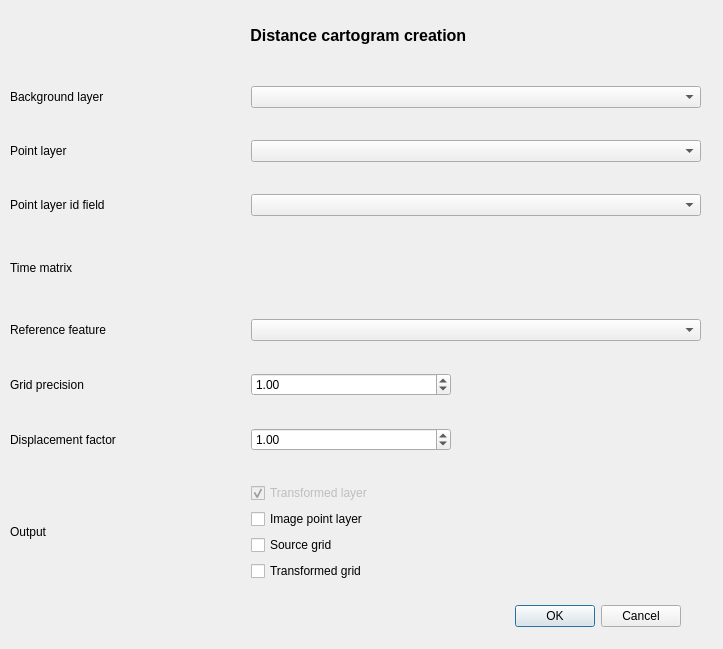
<?xml version="1.0" encoding="UTF-8"?>
<ui version="4.0">
 <class>DistCartogramDialogBase</class>
 <widget class="QDialog" name="DistCartogramDialogBase">
  <property name="geometry">
   <rect>
    <x>0</x>
    <y>0</y>
    <width>723</width>
    <height>649</height>
   </rect>
  </property>
  <property name="windowTitle">
   <string>DistCartogram</string>
  </property>
  <widget class="QDialogButtonBox" name="button_box">
   <property name="geometry">
    <rect>
     <x>430</x>
     <y>600</y>
     <width>251</width>
     <height>32</height>
    </rect>
   </property>
   <property name="orientation">
    <enum>Qt::Horizontal</enum>
   </property>
   <property name="standardButtons">
    <set>QDialogButtonBox::Cancel|QDialogButtonBox::Ok</set>
   </property>
  </widget>
  <widget class="QLabel" name="label_5">
   <property name="geometry">
    <rect>
     <x>10</x>
     <y>20</y>
     <width>701</width>
     <height>31</height>
    </rect>
   </property>
   <property name="text">
    <string>&lt;html&gt;&lt;head/&gt;&lt;body&gt;&lt;p align=&quot;center&quot;&gt;&lt;span style=&quot; font-size:12pt; font-weight:600;&quot;&gt;Distance cartogram creation &lt;/span&gt;&lt;/p&gt;&lt;/body&gt;&lt;/html&gt;</string>
   </property>
  </widget>
  <widget class="QWidget" name="gridLayoutWidget">
   <property name="geometry">
    <rect>
     <x>10</x>
     <y>60</y>
     <width>691</width>
     <height>551</height>
    </rect>
   </property>
   <layout class="QGridLayout" name="gridLayout">
    <item row="1" column="1">
     <widget class="QgsMapLayerComboBox" name="pointLayerComboBox">
      <property name="minimumSize">
       <size>
        <width>450</width>
        <height>0</height>
       </size>
      </property>
     </widget>
    </item>
    <item row="5" column="1">
     <widget class="QDoubleSpinBox" name="doubleSpinBox">
      <property name="minimumSize">
       <size>
        <width>100</width>
        <height>0</height>
       </size>
      </property>
      <property name="maximumSize">
       <size>
        <width>200</width>
        <height>16777215</height>
       </size>
      </property>
      <property name="minimum">
       <double>0.800000000000000</double>
      </property>
      <property name="maximum">
       <double>5.000000000000000</double>
      </property>
      <property name="value">
       <double>1.000000000000000</double>
      </property>
     </widget>
    </item>
    <item row="5" column="0">
     <widget class="QLabel" name="label_6">
      <property name="text">
       <string>Grid precision</string>
      </property>
     </widget>
    </item>
    <item row="3" column="1">
     <widget class="QgsFileWidget" name="matrixQgsFileWidget">
      <property name="minimumSize">
       <size>
        <width>450</width>
        <height>0</height>
       </size>
      </property>
      <property name="maximumSize">
       <size>
        <width>16777215</width>
        <height>39</height>
       </size>
      </property>
     </widget>
    </item>
    <item row="1" column="0">
     <widget class="QLabel" name="label_2">
      <property name="text">
       <string>Point layer</string>
      </property>
     </widget>
    </item>
    <item row="6" column="0">
     <widget class="QLabel" name="label_7">
      <property name="text">
       <string>Displacement factor</string>
      </property>
     </widget>
    </item>
    <item row="3" column="0">
     <widget class="QLabel" name="label_3">
      <property name="text">
       <string>Time matrix</string>
      </property>
     </widget>
    </item>
    <item row="2" column="1">
     <widget class="QgsFieldComboBox" name="mFieldComboBox"/>
    </item>
    <item row="2" column="0">
     <widget class="QLabel" name="label_8">
      <property name="text">
       <string>Point layer id field</string>
      </property>
     </widget>
    </item>
    <item row="0" column="1">
     <widget class="QgsMapLayerComboBox" name="backgroundLayerComboBox">
      <property name="minimumSize">
       <size>
        <width>450</width>
        <height>0</height>
       </size>
      </property>
     </widget>
    </item>
    <item row="0" column="0">
     <widget class="QLabel" name="label">
      <property name="text">
       <string>Background layer</string>
      </property>
     </widget>
    </item>
    <item row="4" column="0">
     <widget class="QLabel" name="label_4">
      <property name="text">
       <string>Reference feature</string>
      </property>
     </widget>
    </item>
    <item row="4" column="1">
     <widget class="QComboBox" name="refFeatureComboBox"/>
    </item>
    <item row="7" column="1">
     <layout class="QVBoxLayout" name="verticalLayout">
      <item>
       <widget class="QCheckBox" name="checkBoxResult">
        <property name="enabled">
         <bool>false</bool>
        </property>
        <property name="text">
         <string>Transformed layer</string>
        </property>
        <property name="checkable">
         <bool>true</bool>
        </property>
        <property name="checked">
         <bool>true</bool>
        </property>
        <property name="tristate">
         <bool>false</bool>
        </property>
       </widget>
      </item>
      <item>
       <widget class="QCheckBox" name="checkBoxImagePointLayer">
        <property name="text">
         <string>Image point layer</string>
        </property>
       </widget>
      </item>
      <item>
       <widget class="QCheckBox" name="checkBoxSourceGrid">
        <property name="text">
         <string>Source grid</string>
        </property>
       </widget>
      </item>
      <item>
       <widget class="QCheckBox" name="checkBoxTransformedGrid">
        <property name="text">
         <string>Transformed grid</string>
        </property>
       </widget>
      </item>
     </layout>
    </item>
    <item row="6" column="1">
     <widget class="QDoubleSpinBox" name="doubleSpinBox_2">
      <property name="minimumSize">
       <size>
        <width>100</width>
        <height>0</height>
       </size>
      </property>
      <property name="maximumSize">
       <size>
        <width>200</width>
        <height>16777215</height>
       </size>
      </property>
      <property name="value">
       <double>1.000000000000000</double>
      </property>
     </widget>
    </item>
    <item row="7" column="0">
     <widget class="QLabel" name="label_9">
      <property name="maximumSize">
       <size>
        <width>16777215</width>
        <height>60</height>
       </size>
      </property>
      <property name="text">
       <string>Output</string>
      </property>
     </widget>
    </item>
   </layout>
  </widget>
  <zorder>button_box</zorder>
  <zorder>label_5</zorder>
  <zorder>gridLayoutWidget</zorder>
  <zorder>verticalSpacer</zorder>
  <zorder>checkBoxTransformedGrid</zorder>
  <zorder>checkBoxImagePointLayer</zorder>
  <zorder>checkBoxResult</zorder>
 </widget>
 <customwidgets>
  <customwidget>
   <class>QgsFieldComboBox</class>
   <extends>QComboBox</extends>
   <header>qgsfieldcombobox.h</header>
  </customwidget>
  <customwidget>
   <class>QgsFileWidget</class>
   <extends>QWidget</extends>
   <header>qgsfilewidget.h</header>
  </customwidget>
  <customwidget>
   <class>QgsMapLayerComboBox</class>
   <extends>QComboBox</extends>
   <header>qgsmaplayercombobox.h</header>
  </customwidget>
 </customwidgets>
 <resources/>
 <connections>
  <connection>
   <sender>button_box</sender>
   <signal>accepted()</signal>
   <receiver>DistCartogramDialogBase</receiver>
   <slot>accept()</slot>
   <hints>
    <hint type="sourcelabel">
     <x>20</x>
     <y>20</y>
    </hint>
    <hint type="destinationlabel">
     <x>20</x>
     <y>20</y>
    </hint>
   </hints>
  </connection>
  <connection>
   <sender>button_box</sender>
   <signal>rejected()</signal>
   <receiver>DistCartogramDialogBase</receiver>
   <slot>reject()</slot>
   <hints>
    <hint type="sourcelabel">
     <x>20</x>
     <y>20</y>
    </hint>
    <hint type="destinationlabel">
     <x>20</x>
     <y>20</y>
    </hint>
   </hints>
  </connection>
 </connections>
</ui>
